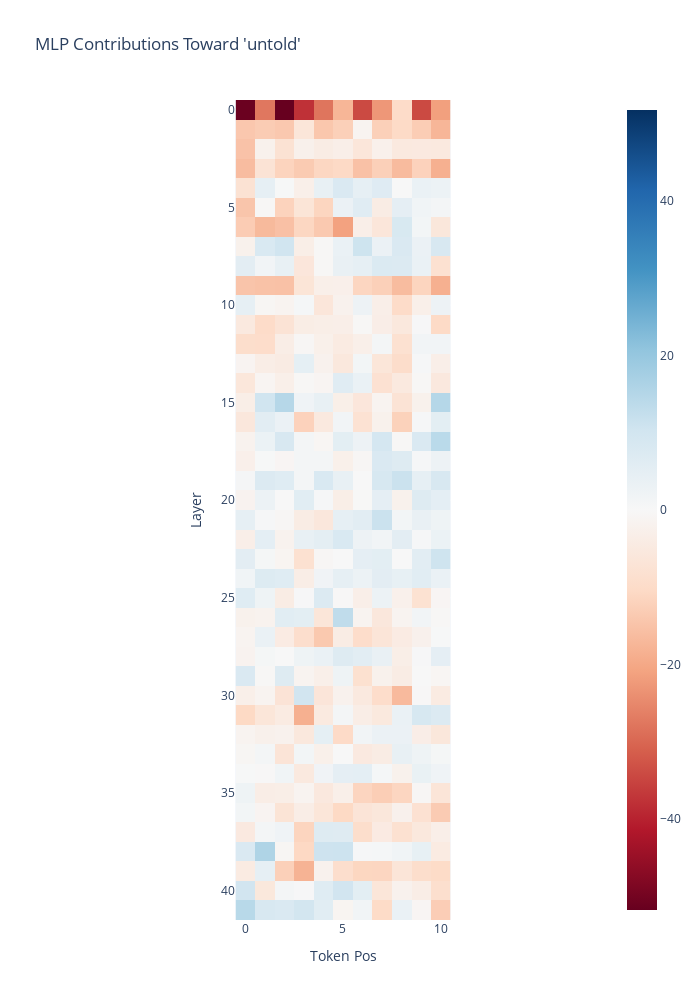

The notebook cell saved with this chart:
### Code cell
imshow(
    mlp_contribs,
    labels={"x": "Token Pos", "y": "Layer"},
    title="MLP Contributions Toward 'untold'",
    width=700,
    height=1000
)

### Figure 1 — Plotly figure (JSON) as saved in the notebook; plotly's stock layout.template omitted (floating-point values rounded to 4 significant figures; data arrays with more than 128 entries replaced by an {"elided": "..."} marker saying what was removed)
{"data": [{"coloraxis": "coloraxis", "hovertemplate": "Token Pos: %{x}<br>Layer: %{y}<br>color: %{z}<extra></extra>", "name": "0", "type": "heatmap", "xaxis": "x", "yaxis": "y", "z": {"elided": "42x11 float values"}}], "layout": {"coloraxis": {"cmid": 0, "colorscale": [[0, "rgb(103,0,31)"], [0.1, "rgb(178,24,43)"], [0.2, "rgb(214,96,77)"], [0.3, "rgb(244,165,130)"], [0.4, "rgb(253,219,199)"], [0.5, "rgb(247,247,247)"], [0.6, "rgb(209,229,240)"], [0.7, "rgb(146,197,222)"], [0.8, "rgb(67,147,195)"], [0.9, "rgb(33,102,172)"], [1, "rgb(5,48,97)"]]}, "height": 1000, "title": {"text": "MLP Contributions Toward 'untold'"}, "width": 700, "xaxis": {"anchor": "y", "constrain": "domain", "domain": [0, 1], "scaleanchor": "y", "title": {"text": "Token Pos"}}, "yaxis": {"anchor": "x", "autorange": "reversed", "constrain": "domain", "domain": [0, 1], "title": {"text": "Layer"}}}}
